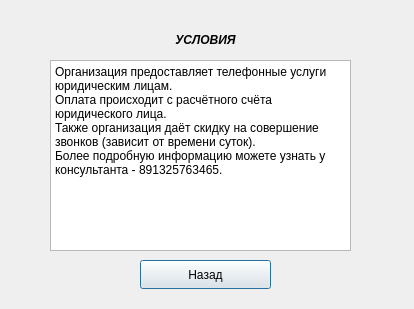
<?xml version="1.0" encoding="UTF-8"?>
<ui version="4.0">
 <class>Uslovia8</class>
 <widget class="QDialog" name="Uslovia8">
  <property name="geometry">
   <rect>
    <x>0</x>
    <y>0</y>
    <width>414</width>
    <height>309</height>
   </rect>
  </property>
  <property name="windowTitle">
   <string>Dialog</string>
  </property>
  <widget class="QPushButton" name="pushButton_3">
   <property name="geometry">
    <rect>
     <x>140</x>
     <y>260</y>
     <width>131</width>
     <height>29</height>
    </rect>
   </property>
   <property name="text">
    <string>Назад</string>
   </property>
  </widget>
  <widget class="QTextEdit" name="textEdit">
   <property name="geometry">
    <rect>
     <x>50</x>
     <y>60</y>
     <width>301</width>
     <height>191</height>
    </rect>
   </property>
   <property name="readOnly">
    <bool>true</bool>
   </property>
   <property name="html">
    <string>&lt;!DOCTYPE HTML PUBLIC &quot;-//W3C//DTD HTML 4.0//EN&quot; &quot;http://www.w3.org/TR/REC-html40/strict.dtd&quot;&gt;
&lt;html&gt;&lt;head&gt;&lt;meta name=&quot;qrichtext&quot; content=&quot;1&quot; /&gt;&lt;meta charset=&quot;utf-8&quot; /&gt;&lt;style type=&quot;text/css&quot;&gt;
p, li { white-space: pre-wrap; }
hr { height: 1px; border-width: 0; }
&lt;/style&gt;&lt;/head&gt;&lt;body style=&quot; font-family:'Segoe UI'; font-size:9pt; font-weight:400; font-style:normal;&quot;&gt;
&lt;p style=&quot; margin-top:0px; margin-bottom:0px; margin-left:0px; margin-right:0px; -qt-block-indent:0; text-indent:0px;&quot;&gt;Организация предоставляет телефонные услуги юридическим лицам.&lt;/p&gt;
&lt;p style=&quot; margin-top:0px; margin-bottom:0px; margin-left:0px; margin-right:0px; -qt-block-indent:0; text-indent:0px;&quot;&gt;Оплата происходит с расчётного счёта юридического лица.&lt;/p&gt;
&lt;p style=&quot; margin-top:0px; margin-bottom:0px; margin-left:0px; margin-right:0px; -qt-block-indent:0; text-indent:0px;&quot;&gt;Также организация даёт скидку на совершение звонков (зависит от времени суток).&lt;/p&gt;
&lt;p style=&quot; margin-top:0px; margin-bottom:0px; margin-left:0px; margin-right:0px; -qt-block-indent:0; text-indent:0px;&quot;&gt;Более подробную информацию можете узнать у консультанта - 891325763465.&lt;/p&gt;&lt;/body&gt;&lt;/html&gt;</string>
   </property>
  </widget>
  <widget class="QLabel" name="label">
   <property name="geometry">
    <rect>
     <x>160</x>
     <y>30</y>
     <width>91</width>
     <height>20</height>
    </rect>
   </property>
   <property name="text">
    <string>&lt;html&gt;&lt;head/&gt;&lt;body&gt;&lt;p align=&quot;center&quot;&gt;&lt;span style=&quot; font-weight:700; font-style:italic;&quot;&gt;УСЛОВИЯ&lt;/span&gt;&lt;/p&gt;&lt;/body&gt;&lt;/html&gt;</string>
   </property>
  </widget>
 </widget>
 <resources/>
 <connections/>
</ui>
